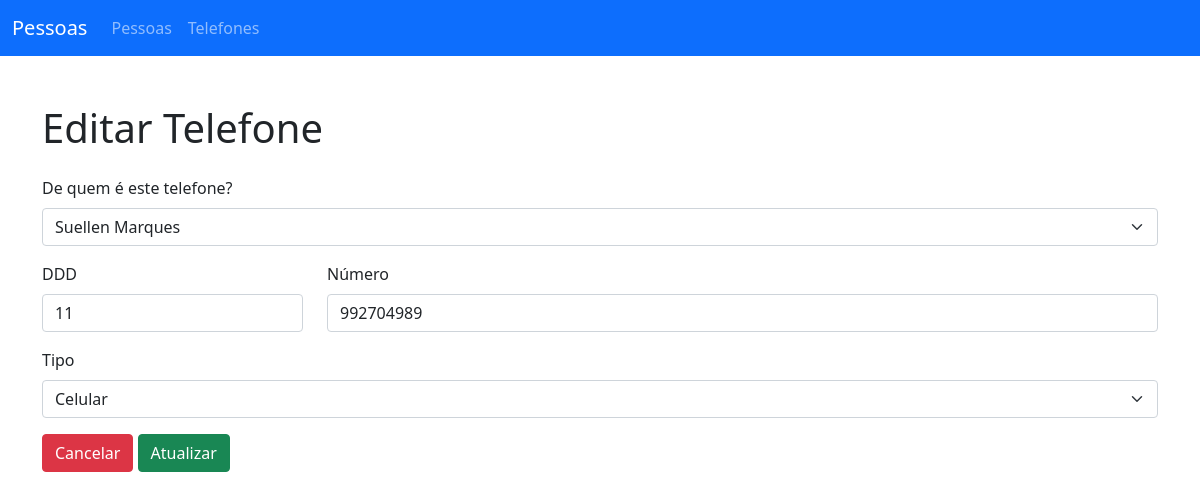
The app's page /telephones/edit.php?id=1 with its own data.
### tables this page shows
CREATE TABLE `tbl_telefones` (
  `t_id` int(11) NOT NULL,
  `t_id_pessoa` int(255) NOT NULL,
  `t_numero` int(10) NOT NULL,
  `t_ddd` int(3) NOT NULL,
  `t_tipo` int(1) NOT NULL
);

CREATE TABLE `tbl_pessoas` (
  `p_id` int(11) NOT NULL,
  `p_nome` varchar(500) NOT NULL,
  `p_endereco` text NOT NULL
);

### telephones/edit.php (the view, shortened to what this page needs)
<?php require "../_helpers/index.php";
echo siteHeader("Editar Telefone");
require("../_config/connection.php");
$telephone = false;
$telephoneId = $_GET["id"];
try {
    $query = "SELECT * FROM tbl_telefones WHERE t_id=$telephoneId";
    $result = $conn->query($query);
    $telephone = $result->fetch_assoc();
} catch (Exception $e) {
    $error = $e->getMessage();
}
try {
    $personsQuery = "SELECT * from tbl_pessoas";
    $personsResult = $conn->query($personsQuery);
} catch (Exception $e) {
    header('Location: index.php?message=Erro ao recuperar pessoas!');
    die();
}
?>
<section class="container mt-5 mb-5">
    <div class="row mb-3">
        <div class="col">
            <h1>Editar Telefone</h1>
        </div>
    </div>
    <form action="" method="post">
        <div class="row">
            <div class="mb-3">
                <label for="t_id_pessoa" class="form-label">De quem é este telefone?</label>
                <select class="form-select" id="t_id_pessoa" name="t_id_pessoa" required>
                    <?php while ($persons = $personsResult->fetch_assoc()) : ?>
                        <option value="<?= $persons["p_id"] ?>" <?= $persons["p_id"] == $telephone["t_id_pessoa"] ? "selected" : "" ?>>
                            <?= $persons["p_nome"] ?>
                        </option>
                    <?php endwhile; ?>
                </select>
            </div>
        </div>
        <div class="row mb-3">
            <div class="col-3">
                <label for="t_ddd" class="form-label">DDD</label>
                <input type="text" class="form-control" id="t_ddd" name="t_ddd" value="<?= $telephone["t_ddd"] ?>" />
            </div>
            <div class="col-9">
                <label for="t_numero" class="form-label">Número</label>
                <input type="text" class="form-control" id="t_numero" name="t_numero" value="<?= $telephone["t_numero"] ?>" />
            </div>
        </div>
        <div class="row">
            <div class="mb-3">
                <label for="t_tipo" class="form-label">Tipo</label>
                <select name="t_tipo" id="t_tipo" class="form-select">
                    <option value="2" <?= $telephone["t_tipo"] == 2 ? "selected" : "" ?>>Celular</option>
                </select>
            </div>
        </div>
        <div class="row">
            <div class="col">
                <a href="index.php" class="btn btn-danger">Cancelar</a>
                <button type="submit" class="btn btn-success">Atualizar</button>
            </div>
        </div>
    </form>
</section>
<?php require "../_partials/footer.php"; ?>

### records on screen
tbl_telefones: t_id_pessoa "Suellen Marques", t_ddd "11", t_numero "992704989", t_tipo "Celular"
